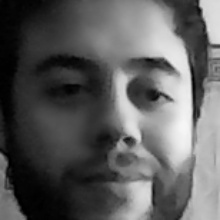
#> input picture imagens/ra1000.aluno.0.jpg, 220 x 220 px
$ python -i test.py   (imports and definitions only)
#> lines starting #> are read from the running program, lines starting #| are printed output that depends on the picture
import cv2
import numpy as np
import conn
from datetime import datetime

# Carregar o classificador treinado
classificadorFace = cv2.CascadeClassifier('content/haarcascade_frontalface_default.xml')
eigen_classifier = cv2.face.EigenFaceRecognizer_create()
# [1 line not run here, left out]
largura, altura = 220, 220

# Dicionário de mapeamento de IDs para nomes (ajuste conforme necessário)
id_para_nome = {
    # Adicione todos os mapeamentos necessários aqui
}


# [1 line not run here, left out]

# Função para detectar a face na imagem e retornar a face redimensionada
def detecta_face(imagem):
    imagemCinza = cv2.cvtColor(imagem, cv2.COLOR_BGR2GRAY)
    facesDetectadas = classificadorFace.detectMultiScale(imagemCinza, scaleFactor=1.1, minNeighbors=5, minSize=(30, 30))
    for (x, y, w, h) in facesDetectadas:
        face = cv2.resize(imagemCinza[y:y + h, x:x + w], (largura, altura))
        return face, (x, y, w, h)
    return None, None

# Função para realizar o reconhecimento facial
def reconhece_face(face):
    id, confianca = eigen_classifier.predict(face)
    return id, confianca

# [28 lines not run here, left out]

>>> import cv2
>>> picture = cv2.imread('imagens/ra1000.aluno.0.jpg')
#> picture is the input picture: shape (220, 220, 3); min 0, max 247, mean 92.7
>>> result = detecta_face(picture)
#> in detecta_face, `facesDetectadas = classificadorFace.detectMultiScale(imagemCinza, scal..`: facesDetectadas = [[23, 18, 184, 184]]
#> the loop in detecta_face, `for (x, y, w, h) in facesDetectadas:` made 1 pass
#> pass 1, in detecta_face, `face = cv2.resize(imagemCinza[y:y + h, x:x + w], (largura, altura))`:
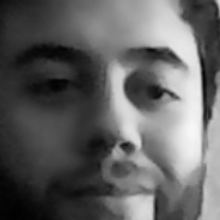
#> face: shape (220, 220); min 0, max 246, mean 97.1

$ run again, on imagens/ra1000.aluno.1.jpg
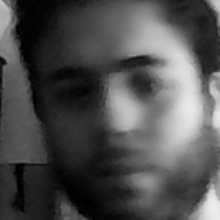
#> input picture imagens/ra1000.aluno.1.jpg, 220 x 220 px
#> picture is the input picture: shape (220, 220, 3); min 0, max 238, mean 79.3
#> facesDetectadas = [[17, 12, 193, 193]]
#> the loop in detecta_face, `for (x, y, w, h) in facesDetectadas:` made 1 pass
#> pass 1, in detecta_face, `face = cv2.resize(imagemCinza[y:y + h, x:x + w], (largura, altura))`:
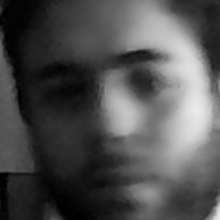
#> face: shape (220, 220); min 0, max 234, mean 80

$ run again, on imagens/ra1000.aluno.11.jpg
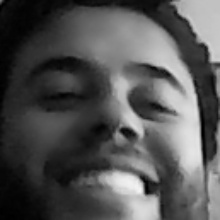
#> input picture imagens/ra1000.aluno.11.jpg, 220 x 220 px
#> picture is the input picture: shape (220, 220, 3); min 0, max 243, mean 83.3
#> facesDetectadas = [[14, 10, 198, 198]]
#> the loop in detecta_face, `for (x, y, w, h) in facesDetectadas:` made 1 pass
#> pass 1, in detecta_face, `face = cv2.resize(imagemCinza[y:y + h, x:x + w], (largura, altura))`:
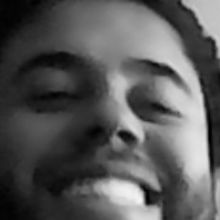
#> face: shape (220, 220); min 0, max 243, mean 88.1
